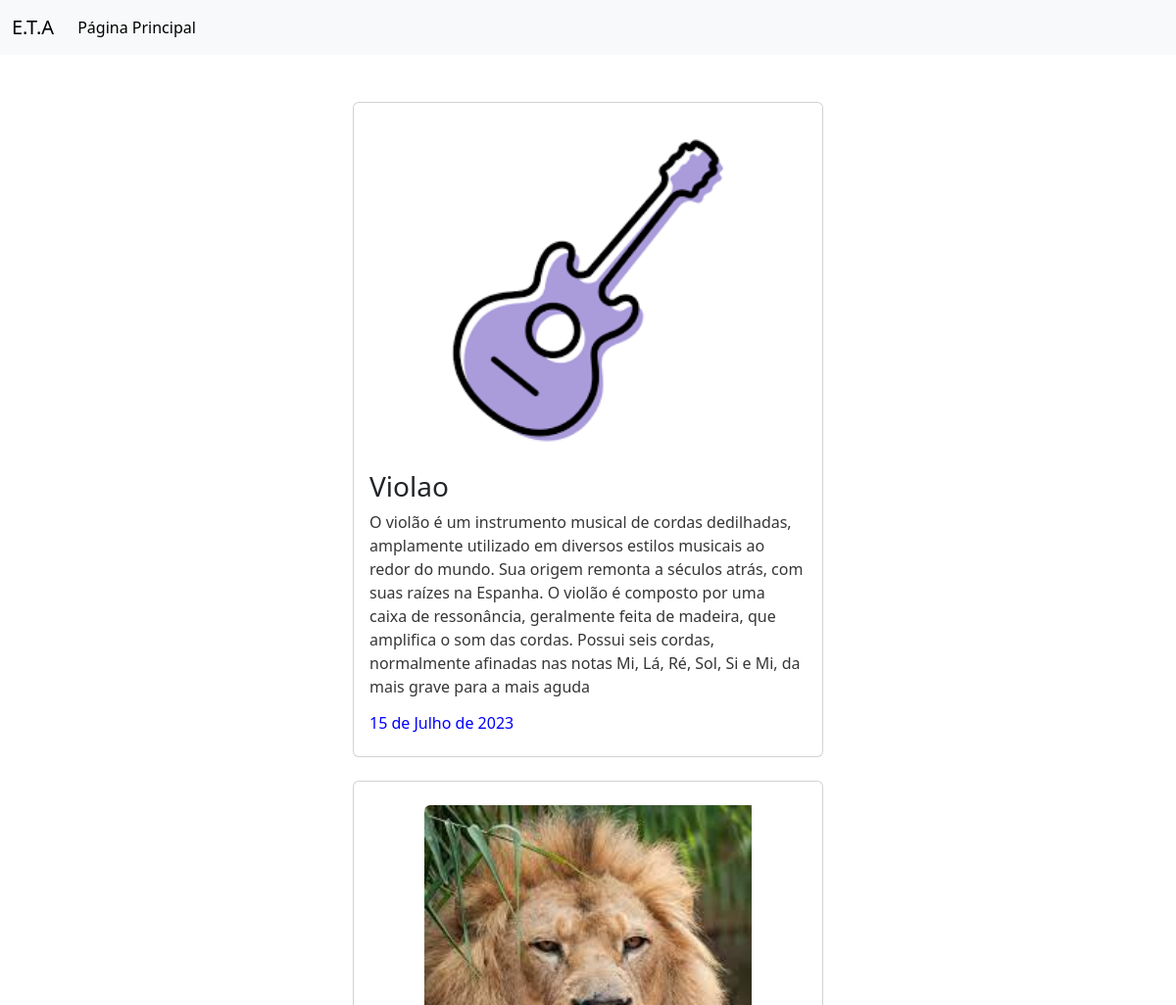
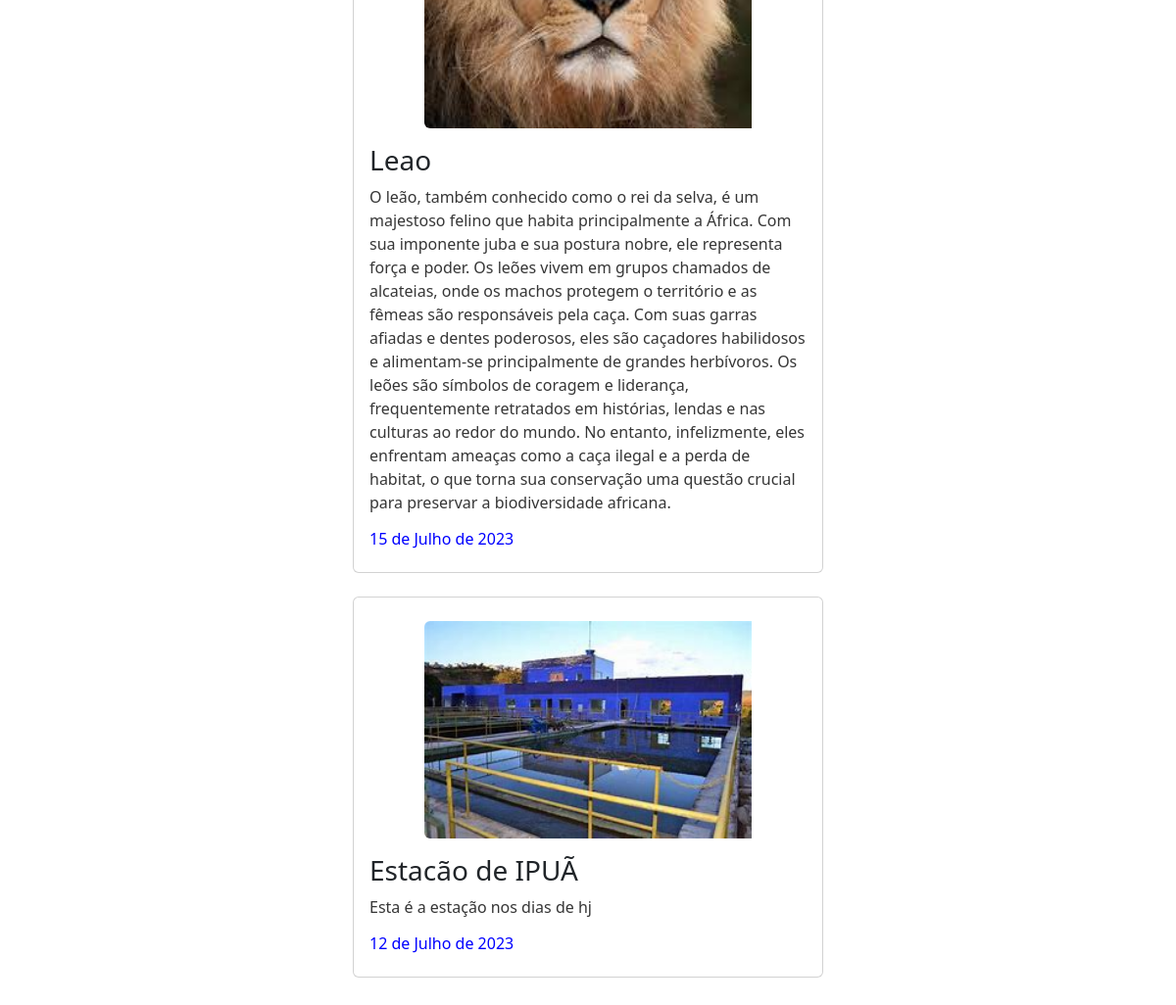
Page /eta/ on the committed database (2 pictures, top to bottom).
### eta/models.py (models this page shows, shortened)
class EtaMidia(models.Model):
    titulo = models.CharField(max_length=100)
    foto = models.ImageField(upload_to='Eta_foto')
    mensagem = models.TextField()
    data_criacao = models.DateField(default=timezone.now)

### eta/views.py (the view)
# urls.py: path('eta/', views.eta, name='eta')
def eta(request):
    if request.method == 'GET':
        eta = EtaMidia.objects.all().order_by('-id')
        return render(request, 'eta.html', {'eta': eta})
    elif request.method == 'POST':
        return render(request, 'eta.html')

### eta/templates/eta.html (shortened to what this page needs)
{% load static %}
<!doctype html>
<html lang="pt-BR">
  <head>
    <link rel="stylesheet" href="{% static 'eta/css/eta.css' %}">
    <link href="https://cdn.jsdelivr.net/npm/bootstrap@5.3.0/dist/css/bootstrap.min.css" rel="stylesheet">
  </head>
  <body>
  <nav class="navbar navbar-expand-lg bg-body-tertiary">
  <div class="container-fluid">
    <a class="navbar-brand" href="#">E.T.A</a>
    <div class="collapse navbar-collapse" id="navbarSupportedContent">
      <ul class="navbar-nav me-auto mb-2 mb-lg-0">
        <li class="nav-item">
          <a class="nav-link active" aria-current="page" href="/index/">Página Principal</a>
        </li>
          </ul>
    </div>
  </div>
</nav><br>
  {% for etas in eta %}
  <br>
<div class="container">
  <div class="div_midia">
    <div class="card" style="width: 30rem;">
      <center><br><img src="{{ etas.foto.url }}" class="img-fluid rounded-start" alt="Imagem Eta" width="70%"></center>
    <div class="card-body">
      <h3 class="card-title">{{ etas.titulo }}</h3>
      <p class="cor-mensagem">{{ etas.mensagem }}</p>
      <h6 class="cor-data">{{ etas.data_criacao }}</h6>
    </div>
    </div>
  </div>
</div>
  {% endfor %}<br><br><br><br><br><br><br><br>
  </body>
</html>

### templates/static/eta/css/eta.css (style rules this page uses)
.div_midia { display: flex; justify-content: center; align-items: center; }
.cor-data { color: blue; }
.cor-mensagem { color: #363636; }

### rows in the picture
EtaMidia: foto (picture), titulo "Violao", mensagem "O violão é um instrumento musical de cordas dedilhadas, amplamente utilizado em diversos estilos musicais ao redor do mundo. Sua origem remonta a séculos atrás, com suas raízes na Espanha. O violão é composto por uma caixa de ressonância, geralmente feita de madeira, que amplifica o som das cordas. Possui seis cordas, normalmente afinadas nas notas Mi, Lá, Ré, Sol, Si e Mi, da mais grave para a mais aguda", data_criacao "15 de Julho de 2023"
EtaMidia: foto (picture), titulo "Leao", mensagem "O leão, também conhecido como o rei da selva, é um majestoso felino que habita principalmente a África. Com sua imponente juba e sua postura nobre, ele representa força e poder. Os leões vivem em grupos chamados de alcateias, onde os machos protegem o território e as fêmeas são responsáveis pela caça. Com suas garras afiadas e dentes poderosos, eles são caçadores habilidosos e alimentam-se principalmente de grandes herbívoros. Os leões são símbolos de coragem e liderança, frequentemente retratados em histórias, lendas e nas culturas ao redor do mundo. No entanto, infelizmente, eles enfrentam ameaças como a caça ilegal e a perda de habitat, o que torna sua conservação uma questão crucial…", data_criacao "15 de Julho de 2023"
EtaMidia: foto (picture), titulo "Estacão de IPUÃ", mensagem "Esta é a estação nos dias de hj", data_criacao "12 de Julho de 2023"
